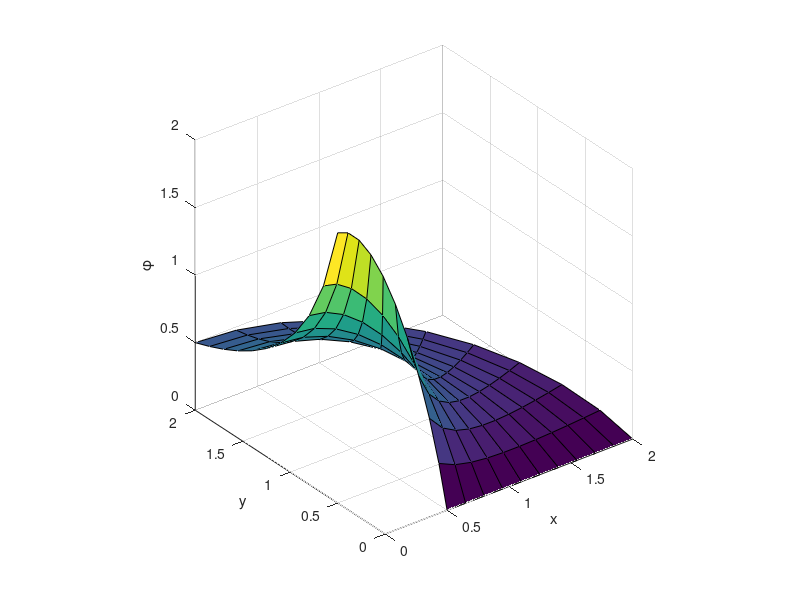

Here is the MATLAB script that generated this plot:
%plot exact solution to sin theta/r

n = 10

th = [0:pi/2/n:pi/2];
rxy = 2.0;
r0 = 0.5;
r = [r0:(rxy-r0)/n:rxy];
[TH,R] = meshgrid(th,r);

phi = sin(TH)./R;
plot(phi)
%h = polar([0 2*pi], [0 1]);
%delete(h)


[X,Y] = pol2cart(TH,R);

contour(X,Y,phi)

surf(X,Y,phi)
xlabel('x')
ylabel('y')
zlabel('\phi')
axis square